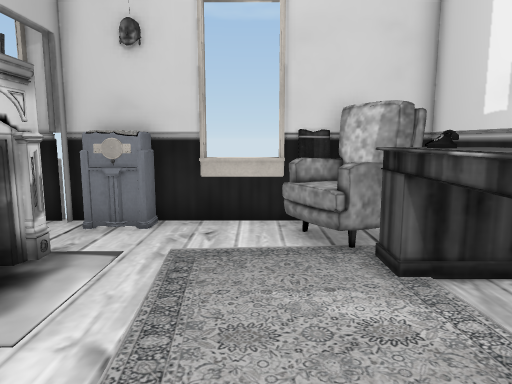
[1] (above)

18 first-person views from a walk through a scene from a Unity 3-D project. The camera is 1.2 m above the floor, tilts 8° down and sees 70° across. Doors are open. The floor is counted in squares, 0.5 m on a side. Each view is taken from the middle of a square. On the plan, view 1 faces up. The plan holds only what a view shows up to about 20 squares ahead; the rest is blank. The player character is not drawn. Some surface patterns are stand-ins.

[2]
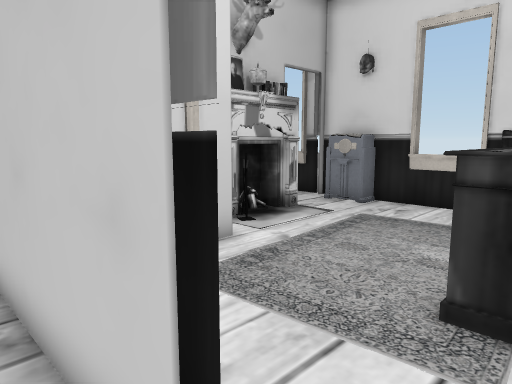

[3]
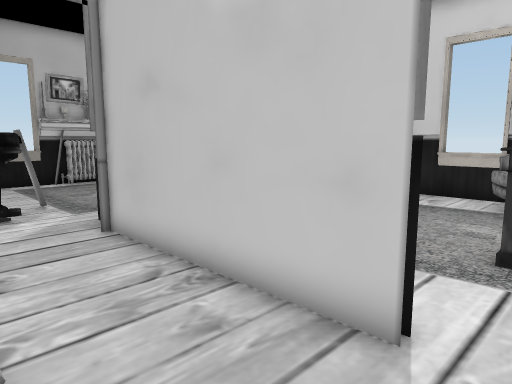

[4]
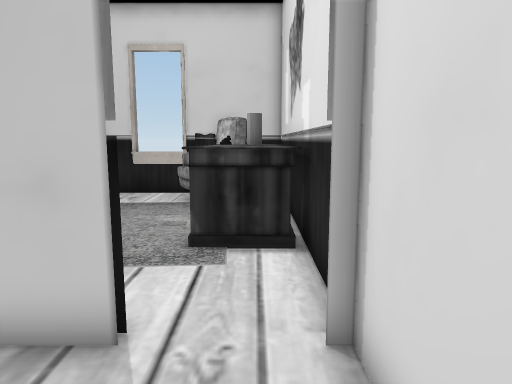

[5]
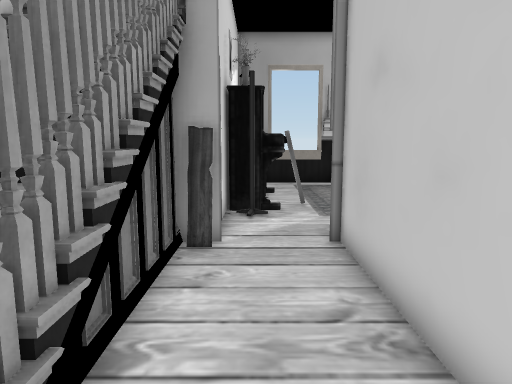

[6]
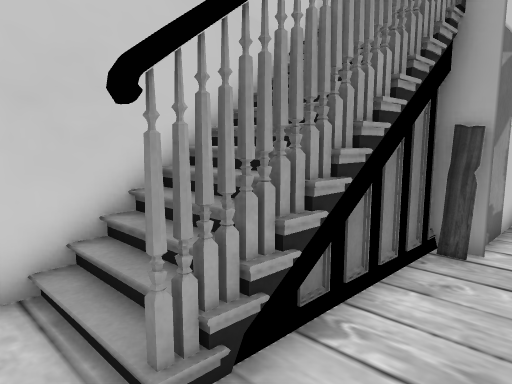

[7]
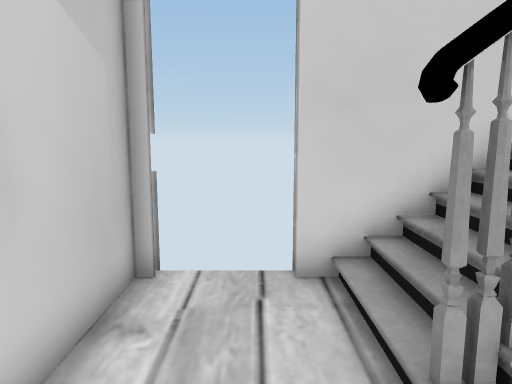

[8]
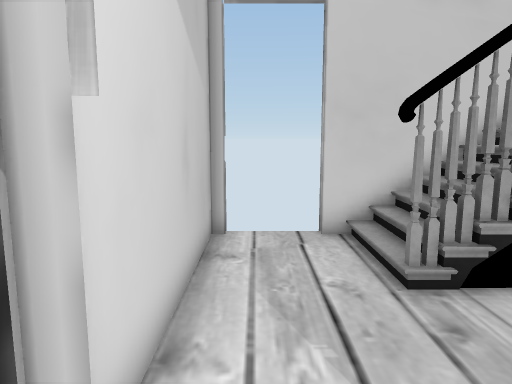

[9]
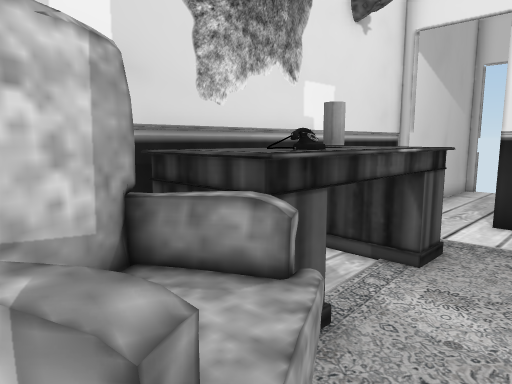

[10]
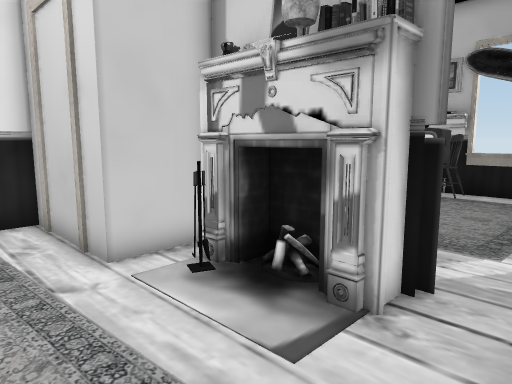

[11]
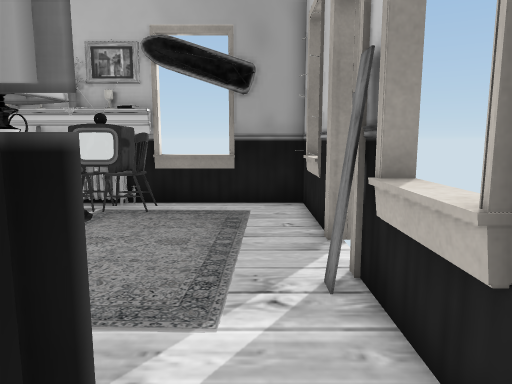

[12]
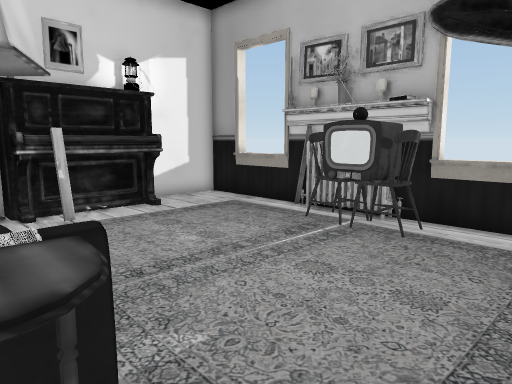

[13]
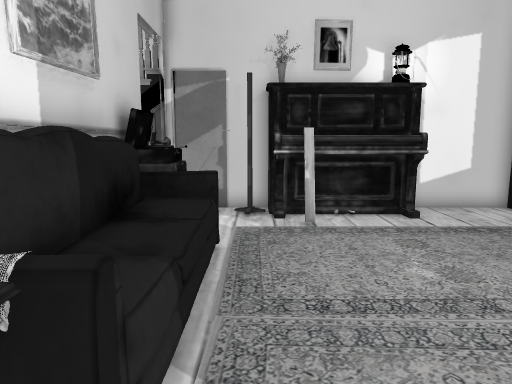

[14]
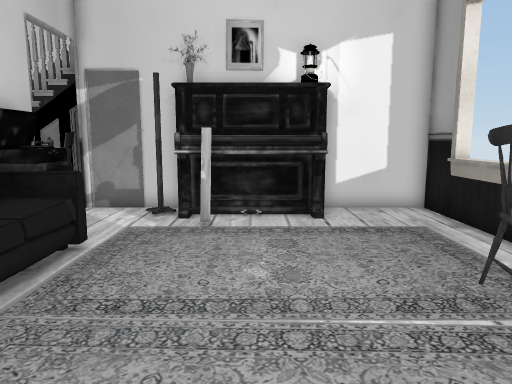

[15]
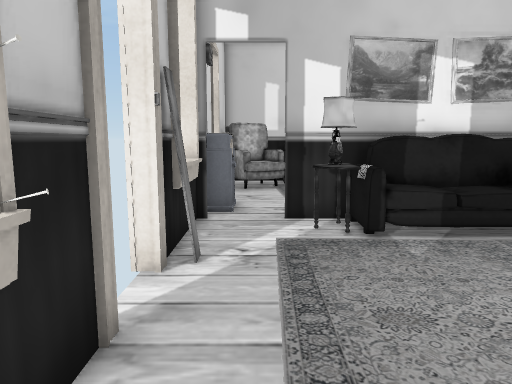

[16]
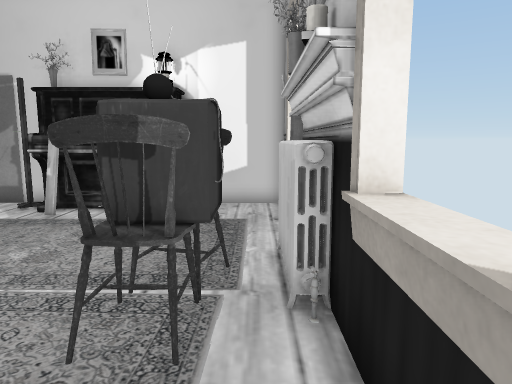

[17]
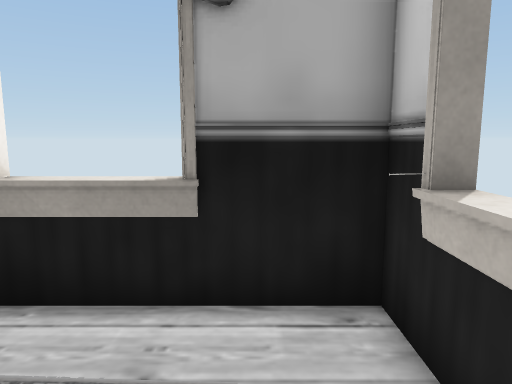

[18]
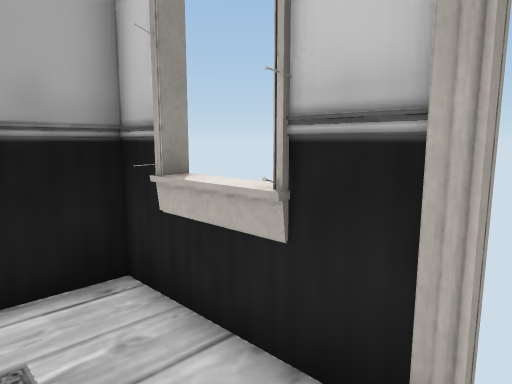

### Floor plan
Key: @ floor where view 1 was taken; # wall or solid block; x gap in a wall; . main floor; : floor 0.5 m higher than the main floor; / step, stairs or slope; D open door; = window, fence, low wall or low ledge; ^ raised ledge; R radio; U rug; P phone; C grey cylinder; A railing; H chair; T TV; I radiator; O other object.
Columns run from 19 left of view 1 to 5 right of it. Each row starts with its distance up from view 1.
 11  ##==O#DD## ######==###
 10  # ......####DRRR...=##
  9  #...........DD.....^^##
  8 ##..   .  .. D#.....U=###
  7 #=..       #####..   UU^#
  6 #=.UU      ####O..   UP^#
  5 ###HH      =####..   U^ #
  4  #UTT      U:###..   U^C#
  3  IUHH      =x####.   U^^#
  2  OU        U:#  #.   UU^#
  1  OU        =:#  #.......#
  0 ##.        ==#  #. @....#
 -1  =.        .^## #.  ....#
 -2  =.......U..#D#######DDDD
 -3 ##...^^^OO ..D..........#
 -4  #...######..D..........#
 -5  #####   ####DO.    ....#
 -6             ####AAA##...#
 -7                //////...#
 -8                 /////...#
 -9               #######DDDD
-10                     ##DD#

Positions as (right, up) in squares from view 1, and headings:
1: (0, 0), facing up
2: (4, -3), facing up-left
3: (4, -6), facing up-left
4: (4, -6), facing up
5: (3, -4), facing left
6: (3, -3), facing down-left
7: (3, -3), facing down
8: (4, 0), facing down
9: (0, 10), facing down-right
10: (0, 10), facing down-left
11: (-4, 9), facing left
12: (-7, 9), facing down-left
13: (-9, 8), facing down
14: (-12, 8), facing down
15: (-17, 9), facing right
16: (-17, 9), facing down
17: (-13, 9), facing left
18: (-12, 8), facing up-left
